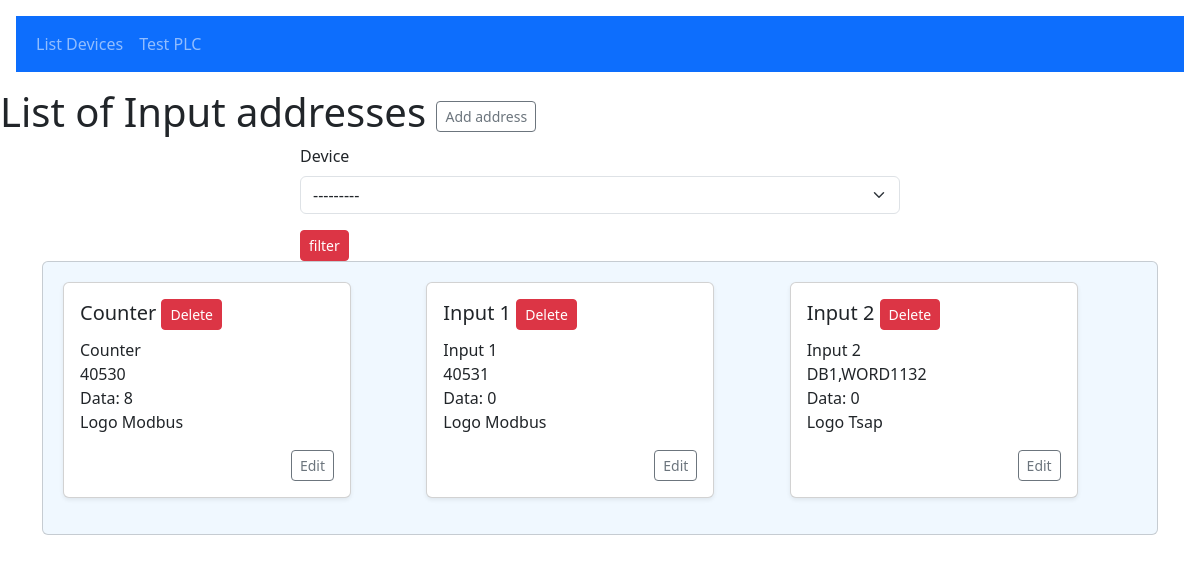
The app's page /list/inputs/addresses/ (signed in), older data.
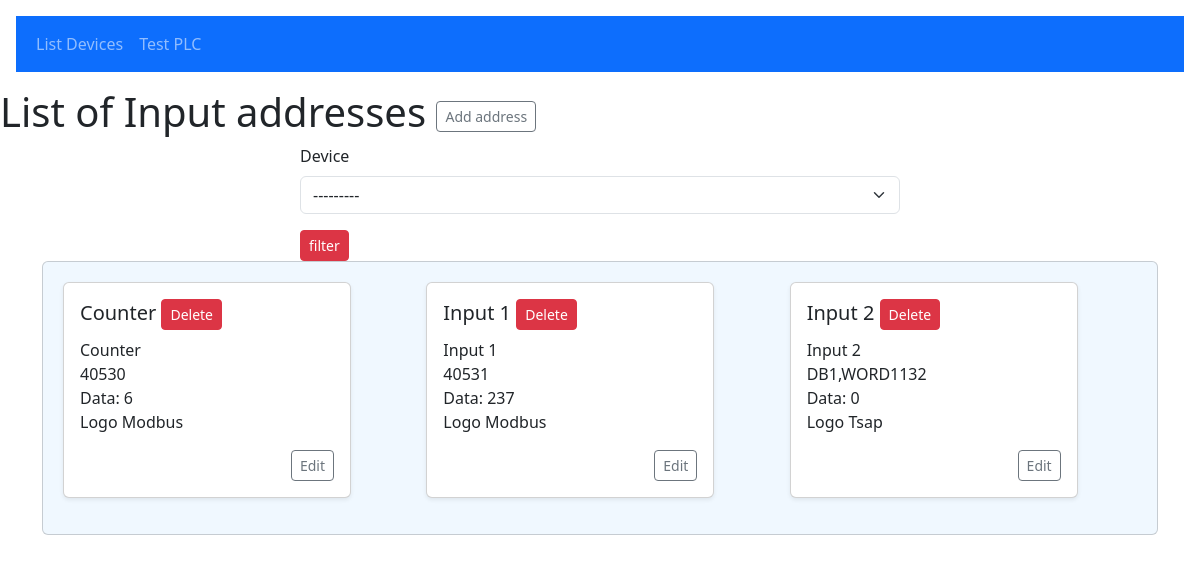
The same page, newer data.
### iiot/models.py (models this page shows, shortened)
class InputAddresses(models.Model):
    address_id = models.UUIDField(primary_key=True, default=uuid.uuid4)
    variable_name = models.CharField(max_length=24)
    address = models.CharField(max_length=24)
    data = models.CharField(max_length=24, default='')
    device = models.ForeignKey(InputDevices, on_delete=models.CASCADE)

class InputDevices(models.Model):
    device_id = models.UUIDField(
        primary_key=True, default=uuid.uuid4, unique=True)
    device_name = models.CharField(max_length=24)
    ip_address = models.GenericIPAddressField(max_length=24)
    port = models.IntegerField()
    rack = models.IntegerField(default=1)
    slot = models.IntegerField(default=1)
    device_protocol = models.CharField(
        max_length=10, choices=plc_protocols, default="S7Tsap")
    def __str__(self):
        return self.device_name

### iiot/views.py (the view)
@login_required
def listInputAddresses(request):
    inputAddresses = InputAddresses.objects.all()
    inputAddressFilter = InputAddressFilter(
        request.GET, queryset=inputAddresses)
    context = {
        'inputAddressFilter': inputAddressFilter
    }
    return render(request, "iiot/listInputAddresses.html", context)

### iiot/templates/iiot/listInputAddresses.html
{% extends 'base/base.html' %}
{% load crispy_forms_tags %}
{% block 'body' %}
    <h1>List of Input addresses
        <a href="{% url 'RegInputAddress'%}" type="button" class="btn btn-sm btn-outline-secondary">Add address</a>
    </h1>
    <div class="col-lg-6 col-md-8 mx-auto">
        <form method="get">
            {{inputAddressFilter.form|crispy}}
            <button class="btn btn-sm btn-danger" type="submit">filter</button>
        </form>
    </div>
    <div class="container">
        <div class="card overflow-auto" style="background-color: #f0f8ff; padding: 20px;">
            <div class="row row-cols-1 row-cols-sm-2 row-cols-md-3 g-3">
            {% for adr in inputAddressFilter.qs %}
            <div class="col">
                {% include "components/listing_InputAddresses.html" %}
            </div>
            {% endfor %}
        </div>
        </div>
    </div>
{% endblock %}

### iiot/templates/components/listing_InputAddresses.html
<div class="card shadow-sm mb-3" style="max-width: 18rem;">
    <div class="card-body">
        <h5 class="card-title">{{adr.variable_name}}
            <a href="{% url 'RemoveInputAddress'  address_id=adr.address_id %}" type="button" class="btn btn-sm btn-danger">Delete</a>
        </h5>
        <ul class="list-unstyled mb-3">
            <li>{{adr.variable_name}}</li>
            <li>{{adr.address}}</li>
            <li>Data: {{adr.data}}</li>
            <li>{{adr.device}}</li>
        </ul>
        <div class="d-flex justify-content-end">
            <a href="{% url 'EditAddress' address_id=adr.address_id %}" type="button" class="btn btn-sm btn-outline-secondary">Edit</a>
        </div>
    </div>
</div>

Row changes from the older to the newer data that the page shows:
changed InputAddresses "Counter": data "8" → "6"
changed InputAddresses "Input 1": data "0" → "237"
